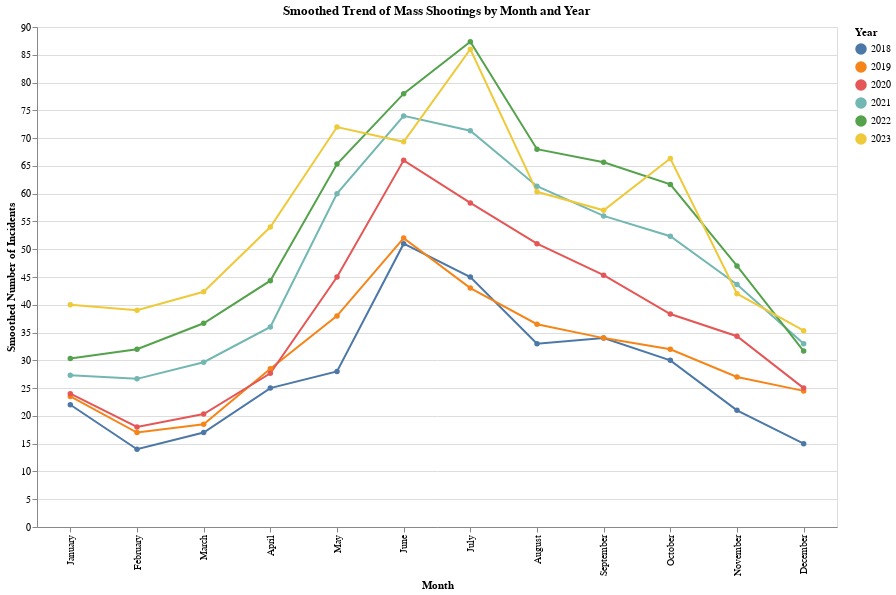

The code cell stored with this chart in its notebook:
### Markdown cell above
**Smoothed Monthly Trend of Mass Shootings by Year**


The Smoothed Line Chart smooths data to reduce the appearance of sharp fluctuations between points, making it easier to visualise an overall trend over time.

### Code cell
# Apply moving average to smooth the trends
monthly_incidents['Smoothed Incident Count'] = monthly_incidents.groupby('Month Name')['Incident Count'].transform(lambda x: x.rolling(3, min_periods=1).mean())

# Smoothed line chart
smoothed_line_chart = alt.Chart(monthly_incidents).mark_line(point=True).encode(
    x=alt.X('Month Name:O', title='Month',
            sort=['January', 'February', 'March', 'April', 'May', 'June', 'July', 'August',
                  'September', 'October', 'November', 'December']),
    y=alt.Y('Smoothed Incident Count:Q', title='Smoothed Number of Incidents'),
    color=alt.Color('Year:N', title='Year'),
    tooltip=['Year', 'Month Name', 'Smoothed Incident Count']
).properties(
    width=800,
    height=500,
    title='Smoothed Trend of Mass Shootings by Month and Year'
)

smoothed_line_chart

### Figure 1 — Vega-Lite specification as saved in the notebook (floating-point values rounded to 4 significant figures)
{"config": {"view": {"continuousWidth": 400, "continuousHeight": 300}}, "data": {"name": "data-ccbc7d86f15df70e6b5153140c65f670"}, "mark": {"type": "line", "point": true}, "encoding": {"color": {"field": "Year", "title": "Year", "type": "nominal"}, "tooltip": [{"field": "Year", "type": "quantitative"}, {"field": "Month Name", "type": "nominal"}, {"field": "Smoothed Incident Count", "type": "quantitative"}], "x": {"field": "Month Name", "sort": ["January", "February", "March", "April", "May", "June", "July", "August", "September", "October", "November", "December"], "title": "Month", "type": "ordinal"}, "y": {"field": "Smoothed Incident Count", "title": "Smoothed Number of Incidents", "type": "quantitative"}}, "height": 500, "title": "Smoothed Trend of Mass Shootings by Month and Year", "width": 800, "$schema": "https://vega.github.io/schema/vega-lite/v4.17.0.json", "datasets": {"data-ccbc7d86f15df70e6b5153140c65f670": [{"Year": 2018, "Month": 1, "Incident Count": 22, "Month Name": "January", "Smoothed Incident Count": 22.0}, {"Year": 2018, "Month": 2, "Incident Count": 14, "Month Name": "February", "Smoothed Incident Count": 14.0}, {"Year": 2018, "Month": 3, "Incident Count": 17, "Month Name": "March", "Smoothed Incident Count": 17.0}, {"Year": 2018, "Month": 4, "Incident Count": 25, "Month Name": "April", "Smoothed Incident Count": 25.0}, {"Year": 2018, "Month": 5, "Incident Count": 28, "Month Name": "May", "Smoothed Incident Count": 28.0}, {"Year": 2018, "Month": 6, "Incident Count": 51, "Month Name": "June", "Smoothed Incident Count": 51.0}, {"Year": 2018, "Month": 7, "Incident Count": 45, "Month Name": "July", "Smoothed Incident Count": 45.0}, {"Year": 2018, "Month": 8, "Incident Count": 33, "Month Name": "August", "Smoothed Incident Count": 33.0}, {"Year": 2018, "Month": 9, "Incident Count": 34, "Month Name": "September", "Smoothed Incident Count": 34.0}, {"Year": 2018, "Month": 10, "Incident Count": 30, "Month Name": "October", "Smoothed Incident Count": 30.0}, {"Year": 2018, "Month": 11, "Incident Count": 21, "Month Name": "November", "Smoothed Incident Count": 21.0}, {"Year": 2018, "Month": 12, "Incident Count": 15, "Month Name": "December", "Smoothed Incident Count": 15.0}, {"Year": 2019, "Month": 1, "Incident Count": 25, "Month Name": "January", "Smoothed Incident Count": 23.5}, {"Year": 2019, "Month": 2, "Incident Count": 20, "Month Name": "February", "Smoothed Incident Count": 17.0}, {"Year": 2019, "Month": 3, "Incident Count": 20, "Month Name": "March", "Smoothed Incident Count": 18.5}, {"Year": 2019, "Month": 4, "Incident Count": 32, "Month Name": "April", "Smoothed Incident Count": 28.5}, {"Year": 2019, "Month": 5, "Incident Count": 48, "Month Name": "May", "Smoothed Incident Count": 38.0}, {"Year": 2019, "Month": 6, "Incident Count": 53, "Month Name": "June", "Smoothed Incident Count": 52.0}, {"Year": 2019, "Month": 7, "Incident Count": 41, "Month Name": "July", "Smoothed Incident Count": 43.0}, {"Year": 2019, "Month": 8, "Incident Count": 40, "Month Name": "August", "Smoothed Incident Count": 36.5}, {"Year": 2019, "Month": 9, "Incident Count": 34, "Month Name": "September", "Smoothed Incident Count": 34.0}, {"Year": 2019, "Month": 10, "Incident Count": 34, "Month Name": "October", "Smoothed Incident Count": 32.0}, {"Year": 2019, "Month": 11, "Incident Count": 33, "Month Name": "November", "Smoothed Incident Count": 27.0}, {"Year": 2019, "Month": 12, "Incident Count": 34, "Month Name": "December", "Smoothed Incident Count": 24.5}, {"Year": 2020, "Month": 1, "Incident Count": 25, "Month Name": "January", "Smoothed Incident Count": 24.0}, {"Year": 2020, "Month": 2, "Incident Count": 20, "Month Name": "February", "Smoothed Incident Count": 18.0}, {"Year": 2020, "Month": 3, "Incident Count": 24, "Month Name": "March", "Smoothed Incident Count": 20.33}, {"Year": 2020, "Month": 4, "Incident Count": 26, "Month Name": "April", "Smoothed Incident Count": 27.67}, {"Year": 2020, "Month": 5, "Incident Count": 59, "Month Name": "May", "Smoothed Incident Count": 45.0}, {"Year": 2020, "Month": 6, "Incident Count": 94, "Month Name": "June", "Smoothed Incident Count": 66.0}, {"Year": 2020, "Month": 7, "Incident Count": 89, "Month Name": "July", "Smoothed Incident Count": 58.33}, {"Year": 2020, "Month": 8, "Incident Count": 80, "Month Name": "August", "Smoothed Incident Count": 51.0}, {"Year": 2020, "Month": 9, "Incident Count": 68, "Month Name": "September", "Smoothed Incident Count": 45.33}, {"Year": 2020, "Month": 10, "Incident Count": 51, "Month Name": "October", "Smoothed Incident Count": 38.33}, {"Year": 2020, "Month": 11, "Incident Count": 49, "Month Name": "November", "Smoothed Incident Count": 34.33}, {"Year": 2020, "Month": 12, "Incident Count": 26, "Month Name": "December", "Smoothed Incident Count": 25.0}, {"Year": 2021, "Month": 1, "Incident Count": 32, "Month Name": "January", "Smoothed Incident Count": 27.33}, {"Year": 2021, "Month": 2, "Incident Count": 40, "Month Name": "February", "Smoothed Incident Count": 26.67}, {"Year": 2021, "Month": 3, "Incident Count": 45, "Month Name": "March", "Smoothed Incident Count": 29.67}, {"Year": 2021, "Month": 4, "Incident Count": 50, "Month Name": "April", "Smoothed Incident Count": 36.0}, {"Year": 2021, "Month": 5, "Incident Count": 73, "Month Name": "May", "Smoothed Incident Count": 60.0}, {"Year": 2021, "Month": 6, "Incident Count": 75, "Month Name": "June", "Smoothed Incident Count": 74.0}, {"Year": 2021, "Month": 7, "Incident Count": 84, "Month Name": "July", "Smoothed Incident Count": 71.33}, {"Year": 2021, "Month": 8, "Incident Count": 64, "Month Name": "August", "Smoothed Incident Count": 61.33}, {"Year": 2021, "Month": 9, "Incident Count": 66, "Month Name": "September", "Smoothed Incident Count": 56.0}, {"Year": 2021, "Month": 10, "Incident Count": 72, "Month Name": "October", "Smoothed Incident Count": 52.33}, {"Year": 2021, "Month": 11, "Incident Count": 49, "Month Name": "November", "Smoothed Incident Count": 43.67}, {"Year": 2021, "Month": 12, "Incident Count": 39, "Month Name": "December", "Smoothed Incident Count": 33.0}, {"Year": 2022, "Month": 1, "Incident Count": 34, "Month Name": "January", "Smoothed Incident Count": 30.33}, {"Year": 2022, "Month": 2, "Incident Count": 36, "Month Name": "February", "Smoothed Incident Count": 32.0}, {"Year": 2022, "Month": 3, "Incident Count": 41, "Month Name": "March", "Smoothed Incident Count": 36.67}, {"Year": 2022, "Month": 4, "Incident Count": 57, "Month Name": "April", "Smoothed Incident Count": 44.33}, {"Year": 2022, "Month": 5, "Incident Count": 64, "Month Name": "May", "Smoothed Incident Count": 65.33}, {"Year": 2022, "Month": 6, "Incident Count": 65, "Month Name": "June", "Smoothed Incident Count": 78.0}, {"Year": 2022, "Month": 7, "Incident Count": 89, "Month Name": "July", "Smoothed Incident Count": 87.33}, {"Year": 2022, "Month": 8, "Incident Count": 60, "Month Name": "August", "Smoothed Incident Count": 68.0}, {"Year": 2022, "Month": 9, "Incident Count": 63, "Month Name": "September", "Smoothed Incident Count": 65.67}, {"Year": 2022, "Month": 10, "Incident Count": 62, "Month Name": "October", "Smoothed Incident Count": 61.67}, {"Year": 2022, "Month": 11, "Incident Count": 43, "Month Name": "November", "Smoothed Incident Count": 47.0}, {"Year": 2022, "Month": 12, "Incident Count": 30, "Month Name": "December", "Smoothed Incident Count": 31.67}, {"Year": 2023, "Month": 1, "Incident Count": 54, "Month Name": "January", "Smoothed Incident Count": 40.0}, {"Year": 2023, "Month": 2, "Incident Count": 41, "Month Name": "February", "Smoothed Incident Count": 39.0}, {"Year": 2023, "Month": 3, "Incident Count": 41, "Month Name": "March", "Smoothed Incident Count": 42.33}, {"Year": 2023, "Month": 4, "Incident Count": 55, "Month Name": "April", "Smoothed Incident Count": 54.0}, {"Year": 2023, "Month": 5, "Incident Count": 79, "Month Name": "May", "Smoothed Incident Count": 72.0}, {"Year": 2023, "Month": 6, "Incident Count": 68, "Month Name": "June", "Smoothed Incident Count": 69.33}, {"Year": 2023, "Month": 7, "Incident Count": 85, "Month Name": "July", "Smoothed Incident Count": 86.0}, {"Year": 2023, "Month": 8, "Incident Count": 57, "Month Name": "August", "Smoothed Incident Count": 60.33}, {"Year": 2023, "Month": 9, "Incident Count": 42, "Month Name": "September", "Smoothed Incident Count": 57.0}, {"Year": 2023, "Month": 10, "Incident Count": 65, "Month Name": "October", "Smoothed Incident Count": 66.33}, {"Year": 2023, "Month": 11, "Incident Count": 34, "Month Name": "November", "Smoothed Incident Count": 42.0}, {"Year": 2023, "Month": 12, "Incident Count": 37, "Month Name": "December", "Smoothed Incident Count": 35.33}]}}
